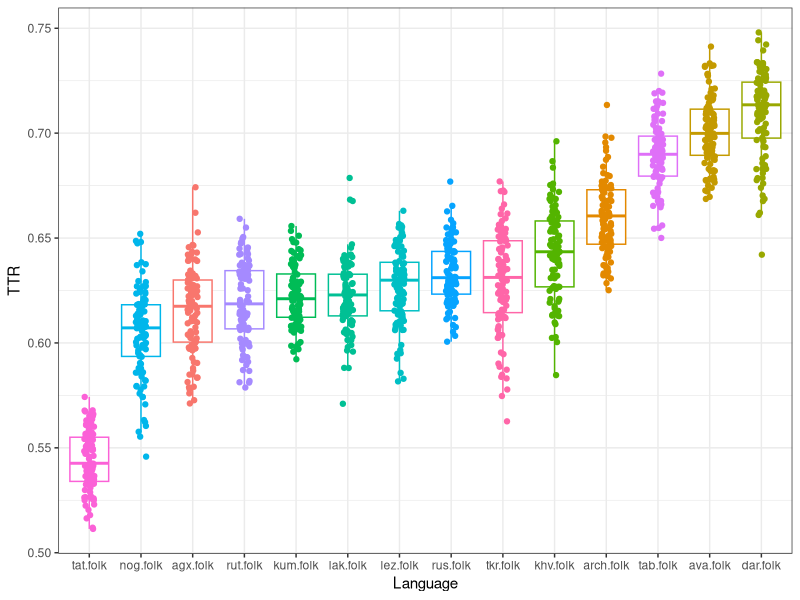
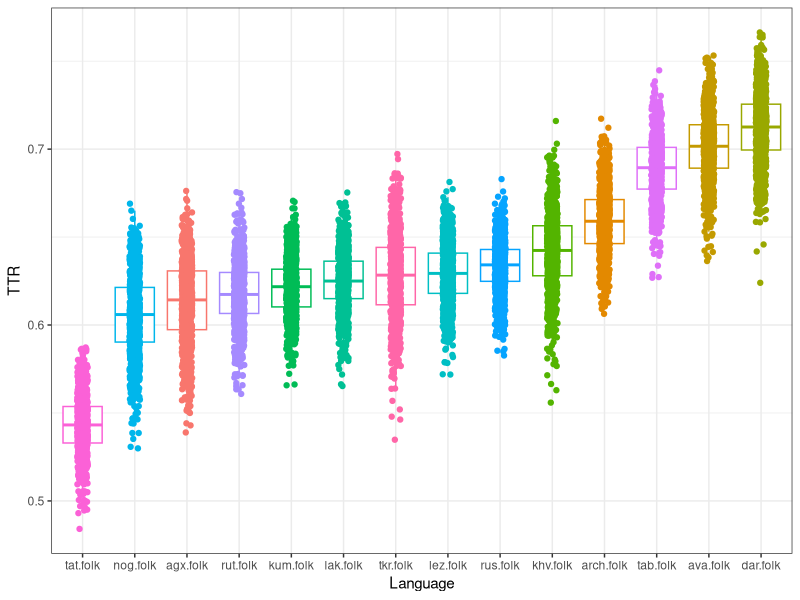
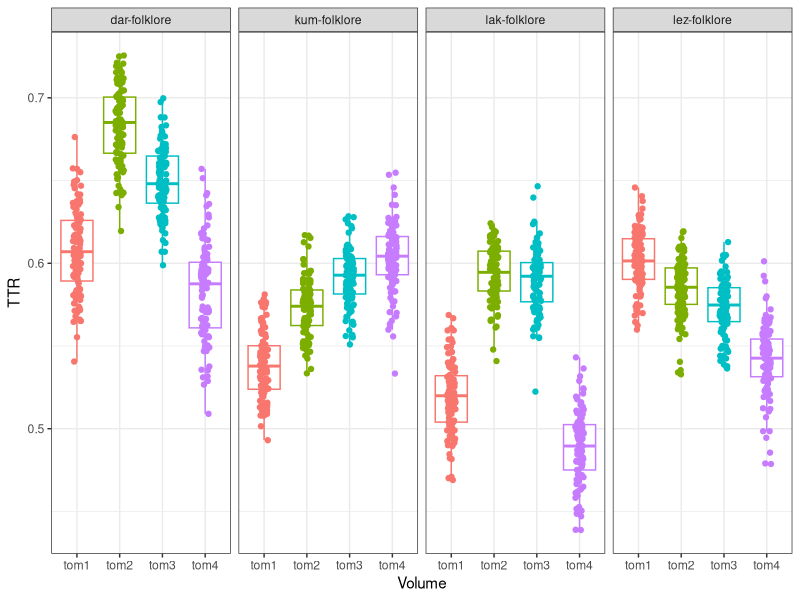

Write R code to recreate these figures, in order.
## ---- chunk 1
library("tidyverse")
## ---- chunk 2
df1 <- read.csv("TTR_100_datapoints_per_language.txt",
                header = TRUE, sep = ",")
df1_long <- gather(df1)
head(df1_long)
## ---- chunk 3
library("ggpubr")
## ---- chunk 4
df1_long  %>%
  ggplot(aes(reorder(key, value, FUN = median), value, color = key))+
  geom_boxplot(outlier.shape = NA)+
  geom_jitter(width = 0.1)+
  labs(x = "Language",
       y = "TTR")+
  theme_bw()+
  theme(legend.position = "none")
## ---- chunk 5
p.values <- pairwise.t.test(df1_long$value, df1_long$key, 
                     paired = T, p.adjust.method = "holm") 
p.values
## ---- chunk 6
df2 <- read.csv("TTR_1000_datapoints_per_language.txt",
                header = TRUE, sep = ",")
df2_long <- gather(df2)
head(df2_long)
## ---- chunk 7
df2_long  %>%
  ggplot(aes(reorder(key, value, FUN = median), value, color = key))+
  geom_boxplot(outlier.shape = NA)+
  geom_jitter(width = 0.1)+
  labs(x = "Language",
       y = "TTR")+
  theme_bw()+
  theme(legend.position = "none")
## ---- chunk 8
p.values <- pairwise.t.test(df2_long$value, df2_long$key, 
                     paired = T, p.adjust.method = "holm") 
p.values
## ---- chunk 9
df3 <- read.csv("volume_comparison_100_datapoints_per_volume.txt",
                header = TRUE, sep = ",")
head(df3)
## ---- chunk 10
df3  %>%
  ggplot(aes(Volume, TTR, color = Volume))+
  geom_boxplot(outlier.shape = NA)+
  geom_jitter(width = 0.1)+
  labs(x = "Volume",
       y = "TTR")+
  theme_bw()+
  theme(legend.position = "none")+
  facet_grid(cols = vars(Language))
## ---- chunk 11
p.values <-   pairwise.t.test(filter(df3, Language == "dar-folklore")$TTR,
                              filter(df3, Language == "dar-folklore")$Volume,
                              paired = T, p.adjust.method = "holm")
p.values
## ---- chunk 12
p.values <-   pairwise.t.test(filter(df3, Language == "kum-folklore")$TTR,
                              filter(df3, Language == "kum-folklore")$Volume,
                              paired = T, p.adjust.method = "holm")
p.values
## ---- chunk 13
p.values <-   pairwise.t.test(filter(df3, Language == "lak-folklore")$TTR,
                              filter(df3, Language == "lak-folklore")$Volume,
                              paired = T, p.adjust.method = "holm")
p.values
## ---- chunk 14
p.values <-   pairwise.t.test(filter(df3, Language == "lez-folklore")$TTR,
                              filter(df3, Language == "lak-folklore")$Volume,
                              paired = T, p.adjust.method = "holm")
p.values
